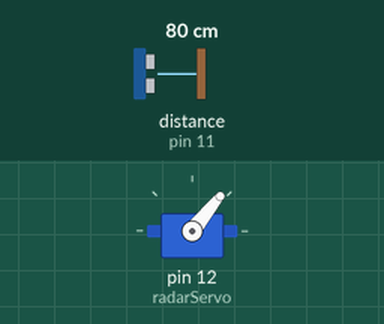
The sketch below on a simulated Arduino Uno, built with avr-gcc and run on an emulated ATmega328P. On the bench: servo. The inputs (shaded band) are chosen by the test bench; at power-on: distance to the obstacle (sensor on pin 11) 80 cm. The echo pulse lasts 58.3 µs per cm; what the sketch prints to the serial monitor is not drawn.

Above: at 1.2 s.
1.3 s: distance to the obstacle (sensor on pin 11) set to 2 cm
At 1.79 s:
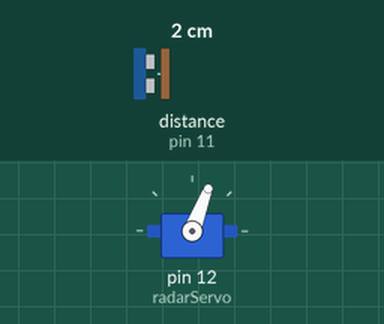
4.3 s: distance to the obstacle (sensor on pin 11) set to 18 cm
At 4.6 s:
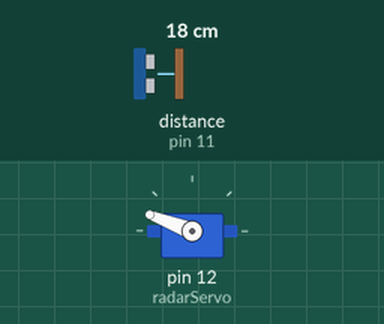
7.3 s: distance to the obstacle (sensor on pin 11) set to 9 cm
At 7.48 s:
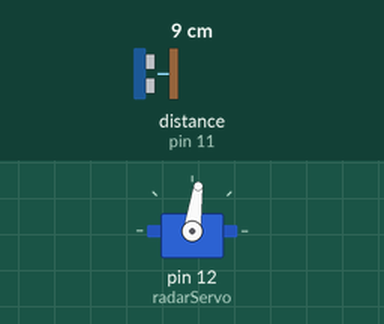
Timing chart, 0 to 16.3 s (numbered marks = the images above; inputs shaded):
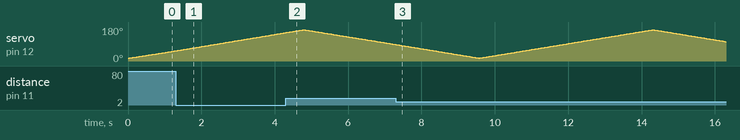

The sketch:

radar-arduino.ino
```cpp
#include <Servo.h>
#include <NewPing.h>
/* LIBRARIES
NewPing: http://playground.arduino.cc/Code/NewPing
*/

#define TRIGGER_PIN  10
#define ECHO_PIN     11
#define MAX_DISTANCE 41

NewPing sonar(TRIGGER_PIN, ECHO_PIN, MAX_DISTANCE);
Servo radarServo;

int distance;
int servoDelay = 30;

void setup() {
  Serial.begin(115200);
  radarServo.attach(12);
  radarServo.write(15);
}

void loop() {

  for(int i=15; i<=165; i++){
  radarServo.write(i);
  delay(servoDelay);

  getDistance();

  Serial.print(i);
  Serial.print(",");
  Serial.print(distance);
  Serial.print(".");
  }

  for(int i=165; i>15; i--){
  radarServo.write(i);
  delay(servoDelay);

  getDistance();

  Serial.print(i);
  Serial.print(",");
  Serial.print(distance);
  Serial.print(".");
  }
}

int getDistance() {
 sonar.timer_stop();
 distance = sonar.ping_cm();
 if (distance == 0 || distance > 40) distance = MAX_DISTANCE;
 return distance;
}
```

angle.c
```cpp
/* Программа вычисления величины меньшего угла в прямоугольном треугольнике */
/*Авторы: Владимир Яковлев, Дарья Королёва, Наталия Плюскова */

#include <stdio.h>
#include <math.h>
int main()
{
  long double small, big, gip, k, angle, agrad, exact, relerr, abserr, pi;
  printf("Введите величину меньшего катета: ");
  scanf("%Lf",&small);
  printf("Введите величину гипотенузы: ");
  scanf("%Lf",&gip);
  big = sqrt(pow(gip,2)-pow(small,2));
  if (big<small)
  {
      printf("############################################################### \n");
      printf("Ошибка! Введённая величина не является длиной меньшего катета \n");
  }
  else if (big>=small)
  {
    pi = 3.14159265358979323846;
    k = small/gip;
    angle = (2.0/3.0)*k*((pow(k,2)-3)/(pow(k,2)-2));
    exact = asin(k);
    abserr = fabs(exact-angle);
    relerr = (abserr/exact)*100;
    agrad = (angle * 180)/pi;
    printf("############################################################### \n");
    printf("Приближённое значение величины угла в радианах: %.4Lf \n", angle);
    printf("Приближённое значение величины угла в градусах: %.2Lf \n", agrad);
    printf("Точное значение значение величины угла в радианах: %.4Lf \n", exact);
    printf("Абсолютная погрешность: %.5Lf \n", abserr);
    printf("Относительная погрешность: %.5Lf%% \n", relerr);
  }
  printf("################################################################ \n");
  printf("Благодарим за использование нашей программы! \n");
  printf("Владимир Яковлев, e-mail: mr.kollc@list.ru \n");
  printf("Дарья Королёва, e-mail: daxa0247@mail.ru \n");
  printf("Наталия Плюскова, e-mail: s52@edux.ml \n");
  printf("################################################################ \n");
  return 0;
}
```
